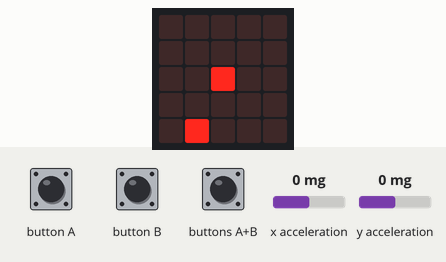
The program below on a simulated BBC micro:bit (MakeCode). On the bench: the board's 5×5 LED display. The test bench sets the inputs (shaded band); at power-on: x acceleration 0 mg, y acceleration 0 mg. Random numbers come from a fixed seed.

Above: at 1.2 s.
1.3 s: x acceleration set to -750 mg
At 1.8 s:
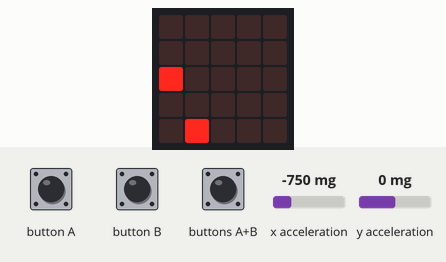
2.9 s: x acceleration set to -1 mg
4.4 s: x acceleration set to 2 mg
At 6.1 s:
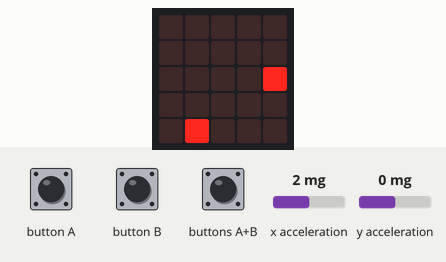
6.4 s: y acceleration set to -750 mg
At 7.5 s:
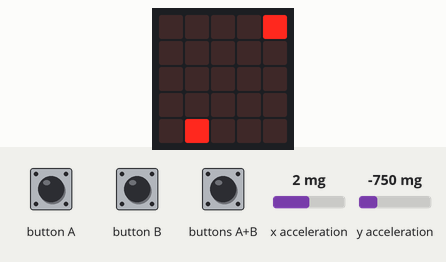
8.0 s: y acceleration set to -1 mg
9.5 s: y acceleration set to 2 mg
At 11.1 s:
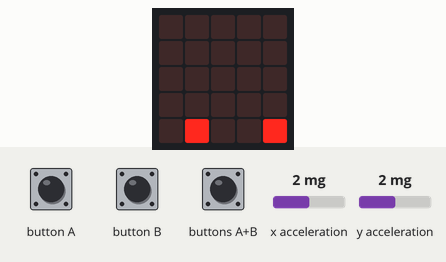
Timing chart, 0 to 12.5 s (numbered marks = the images above; inputs shaded):
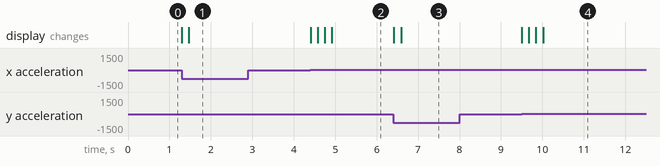

The program:

main.ts
```typescript
input.onButtonPressed(Button.AB, function () {
    game.gameOver()
})
let b = 0
let a = 0
let sprite = game.createSprite(2, 2)
let man = game.createSprite(randint(0, 4), randint(0, 4))
basic.forever(function () {
    a = input.acceleration(Dimension.X)
    b = input.acceleration(Dimension.Y)
})
basic.forever(function () {
    if (a > 0 && a <= 1023) {
        sprite.move(1)
        basic.pause(150)
    }
})
basic.forever(function () {
    if (a < 0 && a >= -1023) {
        sprite.move(-1)
        basic.pause(150)
    }
})
basic.forever(function () {
    if (b < 0 && b >= -1023) {
        sprite.change(LedSpriteProperty.Y, -1)
        basic.pause(150)
    }
})
basic.forever(function () {
    if (b > 0 && b <= 1023) {
        sprite.change(LedSpriteProperty.Y, 1)
        basic.pause(150)
    }
})
basic.forever(function () {
    if (sprite) {
        if (sprite.isTouching(man)) {
            game.addScore(1)
            man.delete()
            man = game.createSprite(randint(0, 4), randint(0, 4))
        }
    }
})
```

test.ts
```typescript
// 在這裡測試；當此封包作為擴充功能時，將不會編譯此內容。
```

Measured:
- the behaviour switches between 0 and 1 mg on x acceleration (found by bisection; images 1 and 2)
- the behaviour switches between 0 and 1 mg on y acceleration (found by bisection; images 3 and 4)
- after the input at 1.3 s, the display: first changes at once (image 1 shows a later state)
- after the input at 2.9 s, every drawn part: stays the same
- after the input at 4.4 s, the display: first changes at once (image 2 shows a later state)
- after the input at 6.4 s, the display: first changes at once (image 3 shows a later state)
- after the input at 8.0 s, every drawn part: stays the same
- after the input at 9.5 s, the display: first changes at once (image 4 shows a later state)
